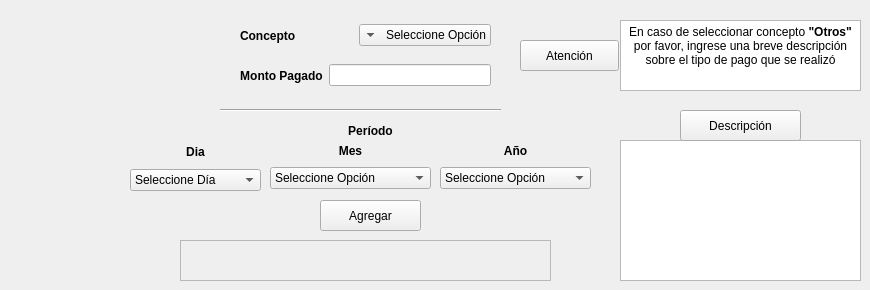
   <widget class="QWidget" name="tab">
    <attribute name="icon">
     <iconset>
      <activeon>:/icons/pix/oxygen/48x48/status/wallet-open.png</activeon>
     </iconset>
    </attribute>
    <attribute name="title">
     <string>Pagos</string>
    </attribute>
    <widget class="QLabel" name="label_3">
     <property name="geometry">
      <rect>
       <x>210</x>
       <y>120</y>
       <width>321</width>
       <height>21</height>
      </rect>
     </property>
     <property name="font">
      <font>
       <weight>75</weight>
       <bold>true</bold>
       <underline>false</underline>
      </font>
     </property>
     <property name="frameShape">
      <enum>QFrame::NoFrame</enum>
     </property>
     <property name="frameShadow">
      <enum>QFrame::Plain</enum>
     </property>
     <property name="text">
      <string>Período</string>
     </property>
     <property name="alignment">
      <set>Qt::AlignCenter</set>
     </property>
    </widget>
    <widget class="QPushButton" name="agregar">
     <property name="geometry">
      <rect>
       <x>320</x>
       <y>200</y>
       <width>101</width>
       <height>31</height>
      </rect>
     </property>
     <property name="text">
      <string>Agregar</string>
     </property>
     <property name="icon">
      <iconset>
       <activeon>:/icons/pix/oxygen/48x48/actions/mail-mark-notjunk.png</activeon>
      </iconset>
     </property>
    </widget>
    <widget class="QWidget" name="layoutWidget">
     <property name="geometry">
      <rect>
       <x>240</x>
       <y>20</y>
       <width>251</width>
       <height>31</height>
      </rect>
     </property>
     <layout class="QHBoxLayout" name="horizontalLayout">
      <item>
       <widget class="QLabel" name="label">
        <property name="font">
         <font>
          <weight>75</weight>
          <bold>true</bold>
          <underline>false</underline>
         </font>
        </property>
        <property name="frameShape">
         <enum>QFrame::NoFrame</enum>
        </property>
        <property name="frameShadow">
         <enum>QFrame::Plain</enum>
        </property>
        <property name="text">
         <string>Concepto</string>
        </property>
        <property name="alignment">
         <set>Qt::AlignLeading|Qt::AlignLeft|Qt::AlignVCenter</set>
        </property>
       </widget>
      </item>
      <item>
       <widget class="QComboBox" name="concepto">
        <property name="layoutDirection">
         <enum>Qt::RightToLeft</enum>
        </property>
        <item>
         <property name="text">
          <string>Seleccione Opción</string>
         </property>
        </item>
        <item>
         <property name="text">
          <string>Agua</string>
         </property>
        </item>
        <item>
         <property name="text">
          <string>Electricidad</string>
         </property>
        </item>
        <item>
         <property name="text">
          <string>Gas</string>
         </property>
        </item>
        <item>
         <property name="text">
          <string>Teléfono</string>
         </property>
        </item>
        <item>
         <property name="text">
          <string>Internet</string>
         </property>
        </item>
        <item>
         <property name="text">
          <string>Pago Proveedor</string>
         </property>
        </item>
        <item>
         <property name="text">
          <string>Otros</string>
         </property>
        </item>
       </widget>
      </item>
     </layout>
    </widget>
    <widget class="QWidget" name="layoutWidget">
     <property name="geometry">
      <rect>
       <x>240</x>
       <y>60</y>
       <width>251</width>
       <height>31</height>
      </rect>
     </property>
     <layout class="QHBoxLayout" name="horizontalLayout_2">
      <item>
       <widget class="QLabel" name="label_2">
        <property name="font">
         <font>
          <weight>75</weight>
          <bold>true</bold>
          <underline>false</underline>
         </font>
        </property>
        <property name="frameShape">
         <enum>QFrame::NoFrame</enum>
        </property>
        <property name="frameShadow">
         <enum>QFrame::Plain</enum>
        </property>
        <property name="text">
         <string>Monto Pagado</string>
        </property>
        <property name="alignment">
         <set>Qt::AlignCenter</set>
        </property>
       </widget>
      </item>
      <item>
       <widget class="QLineEdit" name="montoPagado">
        <property name="alignment">
         <set>Qt::AlignRight|Qt::AlignTrailing|Qt::AlignVCenter</set>
        </property>
       </widget>
      </item>
     </layout>
    </widget>
    <widget class="QWidget" name="layoutWidget">
     <property name="geometry">
      <rect>
       <x>270</x>
       <y>140</y>
       <width>161</width>
       <height>49</height>
      </rect>
     </property>
     <layout class="QVBoxLayout" name="verticalLayout">
      <item>
       <widget class="QLabel" name="label_4">
        <property name="font">
         <font>
          <weight>75</weight>
          <bold>true</bold>
          <underline>false</underline>
         </font>
        </property>
        <property name="layoutDirection">
         <enum>Qt::LeftToRight</enum>
        </property>
        <property name="frameShape">
         <enum>QFrame::NoFrame</enum>
        </property>
        <property name="frameShadow">
         <enum>QFrame::Plain</enum>
        </property>
        <property name="text">
         <string>Mes</string>
        </property>
        <property name="alignment">
         <set>Qt::AlignCenter</set>
        </property>
       </widget>
      </item>
      <item>
       <widget class="QComboBox" name="mes">
        <item>
         <property name="text">
          <string>Seleccione Opción</string>
         </property>
        </item>
        <item>
         <property name="text">
          <string>Enero</string>
         </property>
        </item>
        <item>
         <property name="text">
          <string>Febrero</string>
         </property>
        </item>
        <item>
         <property name="text">
          <string>Marzo</string>
         </property>
        </item>
        <item>
         <property name="text">
          <string>Abril</string>
         </property>
        </item>
        <item>
         <property name="text">
          <string>Mayo</string>
         </property>
        </item>
        <item>
         <property name="text">
          <string>Junio</string>
         </property>
        </item>
        <item>
         <property name="text">
          <string>Julio</string>
         </property>
        </item>
        <item>
         <property name="text">
          <string>Agosto</string>
         </property>
        </item>
        <item>
         <property name="text">
          <string>Septiembre</string>
         </property>
        </item>
        <item>
         <property name="text">
          <string>Octubre</string>
         </property>
        </item>
        <item>
         <property name="text">
          <string>Noviembre</string>
         </property>
        </item>
        <item>
         <property name="text">
          <string>Diciembre</string>
         </property>
        </item>
       </widget>
      </item>
     </layout>
    </widget>
    <widget class="QWidget" name="layoutWidget">
     <property name="geometry">
      <rect>
       <x>440</x>
       <y>140</y>
       <width>151</width>
       <height>49</height>
      </rect>
     </property>
     <layout class="QVBoxLayout" name="verticalLayout_2">
      <item>
       <widget class="QLabel" name="label_5">
        <property name="font">
         <font>
          <weight>75</weight>
          <bold>true</bold>
          <underline>false</underline>
         </font>
        </property>
        <property name="frameShape">
         <enum>QFrame::NoFrame</enum>
        </property>
        <property name="frameShadow">
         <enum>QFrame::Plain</enum>
        </property>
        <property name="text">
         <string>Año</string>
        </property>
        <property name="alignment">
         <set>Qt::AlignCenter</set>
        </property>
       </widget>
      </item>
      <item>
       <widget class="QComboBox" name="anio">
        <item>
         <property name="text">
          <string>Seleccione Opción</string>
         </property>
        </item>
        <item>
         <property name="text">
          <string>2000</string>
         </property>
        </item>
        <item>
         <property name="text">
          <string>2001</string>
         </property>
        </item>
        <item>
         <property name="text">
          <string>2002</string>
         </property>
        </item>
        <item>
         <property name="text">
          <string>2003</string>
         </property>
        </item>
        <item>
         <property name="text">
          <string>2004</string>
         </property>
        </item>
        <item>
         <property name="text">
          <string>2005</string>
         </property>
        </item>
        <item>
         <property name="text">
          <string>2006</string>
         </property>
        </item>
        <item>
         <property name="text">
          <string>2007</string>
         </property>
        </item>
        <item>
         <property name="text">
          <string>2008</string>
         </property>
        </item>
        <item>
         <property name="text">
          <string>2009</string>
         </property>
        </item>
        <item>
         <property name="text">
          <string>2010</string>
         </property>
        </item>
        <item>
         <property name="text">
          <string>2011</string>
         </property>
        </item>
        <item>
         <property name="text">
          <string>2012</string>
         </property>
        </item>
        <item>
         <property name="text">
          <string>2013</string>
         </property>
        </item>
        <item>
         <property name="text">
          <string>2014</string>
         </property>
        </item>
        <item>
         <property name="text">
          <string>2015</string>
         </property>
        </item>
        <item>
         <property name="text">
          <string>2016</string>
         </property>
        </item>
        <item>
         <property name="text">
          <string>2017</string>
         </property>
        </item>
        <item>
         <property name="text">
          <string>2018</string>
         </property>
        </item>
        <item>
         <property name="text">
          <string>2019</string>
         </property>
        </item>
        <item>
         <property name="text">
          <string>2020</string>
         </property>
        </item>
        <item>
         <property name="text">
          <string>2021</string>
         </property>
        </item>
        <item>
         <property name="text">
          <string>2022</string>
         </property>
        </item>
        <item>
         <property name="text">
          <string>2023</string>
         </property>
        </item>
        <item>
         <property name="text">
          <string>2024</string>
         </property>
        </item>
        <item>
         <property name="text">
          <string>2025</string>
         </property>
        </item>
        <item>
         <property name="text">
          <string>2026</string>
         </property>
        </item>
        <item>
         <property name="text">
          <string>2027</string>
         </property>
        </item>
        <item>
         <property name="text">
          <string>2028</string>
         </property>
        </item>
        <item>
         <property name="text">
          <string>2029</string>
         </property>
        </item>
        <item>
         <property name="text">
          <string>2030</string>
         </property>
        </item>
        <item>
         <property name="text">
          <string>2031</string>
         </property>
        </item>
        <item>
         <property name="text">
          <string>2032</string>
         </property>
        </item>
        <item>
         <property name="text">
          <string>2033</string>
         </property>
        </item>
        <item>
         <property name="text">
          <string>2034</string>
         </property>
        </item>
        <item>
         <property name="text">
          <string>2035</string>
         </property>
        </item>
        <item>
         <property name="text">
          <string>2036</string>
         </property>
        </item>
        <item>
         <property name="text">
          <string>2037</string>
         </property>
        </item>
        <item>
         <property name="text">
          <string>2038</string>
         </property>
        </item>
        <item>
         <property name="text">
          <string>2039</string>
         </property>
        </item>
        <item>
         <property name="text">
          <string>2040</string>
         </property>
        </item>
        <item>
         <property name="text">
          <string>2041</string>
         </property>
        </item>
        <item>
         <property name="text">
          <string>2042</string>
         </property>
        </item>
        <item>
         <property name="text">
          <string>2043</string>
         </property>
        </item>
        <item>
         <property name="text">
          <string>2044</string>
         </property>
        </item>
        <item>
         <property name="text">
          <string>2045</string>
         </property>
        </item>
        <item>
         <property name="text">
          <string>2046</string>
         </property>
        </item>
        <item>
         <property name="text">
          <string>2047</string>
         </property>
        </item>
        <item>
         <property name="text">
          <string>2048</string>
         </property>
        </item>
        <item>
         <property name="text">
          <string>2049</string>
         </property>
        </item>
        <item>
         <property name="text">
          <string>2050</string>
         </property>
        </item>
        <item>
         <property name="text">
          <string>2051</string>
         </property>
        </item>
        <item>
         <property name="text">
          <string>2052</string>
         </property>
        </item>
        <item>
         <property name="text">
          <string>2053</string>
         </property>
        </item>
        <item>
         <property name="text">
          <string>2054</string>
         </property>
        </item>
        <item>
         <property name="text">
          <string>2055</string>
         </property>
        </item>
        <item>
         <property name="text">
          <string>2056</string>
         </property>
        </item>
        <item>
         <property name="text">
          <string>2057</string>
         </property>
        </item>
        <item>
         <property name="text">
          <string>2058</string>
         </property>
        </item>
        <item>
         <property name="text">
          <string>2059</string>
         </property>
        </item>
        <item>
         <property name="text">
          <string>2060</string>
         </property>
        </item>
        <item>
         <property name="text">
          <string>2061</string>
         </property>
        </item>
        <item>
         <property name="text">
          <string>2062</string>
         </property>
        </item>
        <item>
         <property name="text">
          <string>2063</string>
         </property>
        </item>
        <item>
         <property name="text">
          <string>2064</string>
         </property>
        </item>
        <item>
         <property name="text">
          <string>2065</string>
         </property>
        </item>
        <item>
         <property name="text">
          <string>2066</string>
         </property>
        </item>
        <item>
         <property name="text">
          <string>2067</string>
         </property>
        </item>
        <item>
         <property name="text">
          <string>2068</string>
         </property>
        </item>
        <item>
         <property name="text">
          <string>2069</string>
         </property>
        </item>
        <item>
         <property name="text">
          <string>2070</string>
         </property>
        </item>
        <item>
         <property name="text">
          <string>2071</string>
         </property>
        </item>
        <item>
         <property name="text">
          <string>2072</string>
         </property>
        </item>
        <item>
         <property name="text">
          <string>2073</string>
         </property>
        </item>
        <item>
         <property name="text">
          <string>2074</string>
         </property>
        </item>
        <item>
         <property name="text">
          <string>2075</string>
         </property>
        </item>
        <item>
         <property name="text">
          <string>2076</string>
         </property>
        </item>
        <item>
         <property name="text">
          <string>2077</string>
         </property>
        </item>
        <item>
         <property name="text">
          <string>2078</string>
         </property>
        </item>
        <item>
         <property name="text">
          <string>2079</string>
         </property>
        </item>
        <item>
         <property name="text">
          <string>2080</string>
         </property>
        </item>
        <item>
         <property name="text">
          <string>2081</string>
         </property>
        </item>
        <item>
         <property name="text">
          <string>2082</string>
         </property>
        </item>
        <item>
         <property name="text">
          <string>2083</string>
         </property>
        </item>
        <item>
         <property name="text">
          <string>2084</string>
         </property>
        </item>
        <item>
         <property name="text">
          <string>2085</string>
         </property>
        </item>
        <item>
         <property name="text">
          <string>2086</string>
         </property>
        </item>
        <item>
         <property name="text">
          <string>2087</string>
         </property>
        </item>
        <item>
         <property name="text">
          <string>2088</string>
         </property>
        </item>
        <item>
         <property name="text">
          <string>2089</string>
         </property>
        </item>
        <item>
         <property name="text">
          <string>2090</string>
         </property>
        </item>
        <item>
         <property name="text">
          <string>2091</string>
         </property>
        </item>
        <item>
         <property name="text">
          <string>2092</string>
         </property>
        </item>
        <item>
         <property name="text">
          <string>2093</string>
         </property>
        </item>
        <item>
         <property name="text">
          <string>2094</string>
         </property>
        </item>
        <item>
         <property name="text">
          <string>2095</string>
         </property>
        </item>
        <item>
         <property name="text">
          <string>2096</string>
         </property>
        </item>
        <item>
         <property name="text">
          <string>2097</string>
         </property>
        </item>
        <item>
         <property name="text">
          <string>2098</string>
         </property>
        </item>
        <item>
         <property name="text">
          <string>2099</string>
         </property>
        </item>
       </widget>
      </item>
     </layout>
    </widget>
    <widget class="Line" name="line_2">
     <property name="geometry">
      <rect>
       <x>220</x>
       <y>100</y>
       <width>281</width>
       <height>20</height>
      </rect>
     </property>
     <property name="orientation">
      <enum>Qt::Horizontal</enum>
     </property>
    </widget>
    <widget class="QLabel" name="mensajePagos">
     <property name="geometry">
      <rect>
       <x>180</x>
       <y>240</y>
       <width>371</width>
       <height>41</height>
      </rect>
     </property>
     <property name="font">
      <font>
       <weight>75</weight>
       <bold>true</bold>
      </font>
     </property>
     <property name="frameShape">
      <enum>QFrame::StyledPanel</enum>
     </property>
     <property name="frameShadow">
      <enum>QFrame::Raised</enum>
     </property>
     <property name="text">
      <string/>
     </property>
     <property name="alignment">
      <set>Qt::AlignCenter</set>
     </property>
    </widget>
    <widget class="QWidget" name="layoutWidget_2">
     <property name="geometry">
      <rect>
       <x>130</x>
       <y>140</y>
       <width>131</width>
       <height>51</height>
      </rect>
     </property>
     <layout class="QVBoxLayout" name="verticalLayout_6">
      <item>
       <widget class="QLabel" name="label_15">
        <property name="font">
         <font>
          <weight>75</weight>
          <bold>true</bold>
         </font>
        </property>
        <property name="text">
         <string>Dia</string>
        </property>
        <property name="alignment">
         <set>Qt::AlignCenter</set>
        </property>
       </widget>
      </item>
      <item>
       <widget class="QComboBox" name="comboBoxDia_2">
        <item>
         <property name="text">
          <string>Seleccione Día</string>
         </property>
        </item>
        <item>
         <property name="text">
          <string>1</string>
         </property>
        </item>
        <item>
         <property name="text">
          <string>2</string>
         </property>
        </item>
        <item>
         <property name="text">
          <string>3</string>
         </property>
        </item>
        <item>
         <property name="text">
          <string>4</string>
         </property>
        </item>
        <item>
         <property name="text">
          <string>5</string>
         </property>
        </item>
        <item>
         <property name="text">
          <string>6</string>
         </property>
        </item>
        <item>
         <property name="text">
          <string>7</string>
         </property>
        </item>
        <item>
         <property name="text">
          <string>8</string>
         </property>
        </item>
        <item>
         <property name="text">
          <string>9</string>
         </property>
        </item>
        <item>
         <property name="text">
          <string>10</string>
         </property>
        </item>
        <item>
         <property name="text">
          <string>11</string>
         </property>
        </item>
        <item>
         <property name="text">
          <string>12</string>
         </property>
        </item>
        <item>
         <property name="text">
          <string>13</string>
         </property>
        </item>
        <item>
         <property name="text">
          <string>14</string>
         </property>
        </item>
        <item>
         <property name="text">
          <string>15</string>
         </property>
        </item>
        <item>
         <property name="text">
          <string>16</string>
         </property>
        </item>
        <item>
         <property name="text">
          <string>17</string>
         </property>
        </item>
        <item>
         <property name="text">
          <string>18</string>
         </property>
        </item>
        <item>
         <property name="text">
          <string>19</string>
         </property>
        </item>
        <item>
         <property name="text">
          <string>20</string>
         </property>
        </item>
        <item>
         <property name="text">
          <string>21</string>
         </property>
        </item>
        <item>
         <property name="text">
          <string>22</string>
         </property>
        </item>
        <item>
         <property name="text">
          <string>23</string>
         </property>
        </item>
        <item>
         <property name="text">
          <string>24</string>
         </property>
        </item>
        <item>
         <property name="text">
          <string>25</string>
         </property>
        </item>
        <item>
         <property name="text">
          <string>26</string>
         </property>
        </item>
        <item>
         <property name="text">
          <string>27</string>
         </property>
        </item>
        <item>
         <property name="text">
          <string>28</string>
         </property>
        </item>
        <item>
         <property name="text">
          <string>29</string>
         </property>
        </item>
        <item>
         <property name="text">
          <string>30</string>
         </property>
        </item>
        <item>
         <property name="text">
          <string>31</string>
         </property>
        </item>
       </widget>
      </item>
     </layout>
    </widget>
    <widget class="QPlainTextEdit" name="observacion">
     <property name="geometry">
      <rect>
       <x>620</x>
       <y>140</y>
       <width>241</width>
       <height>141</height>
      </rect>
     </property>
    </widget>
    <widget class="QTextEdit" name="textEdit">
     <property name="geometry">
      <rect>
       <x>620</x>
       <y>20</y>
       <width>241</width>
       <height>71</height>
      </rect>
     </property>
     <property name="html">
      <string>&lt;!DOCTYPE HTML PUBLIC &quot;-//W3C//DTD HTML 4.0//EN&quot; &quot;http://www.w3.org/TR/REC-html40/strict.dtd&quot;&gt;
&lt;html&gt;&lt;head&gt;&lt;meta name=&quot;qrichtext&quot; content=&quot;1&quot; /&gt;&lt;style type=&quot;text/css&quot;&gt;
p, li { white-space: pre-wrap; }
&lt;/style&gt;&lt;/head&gt;&lt;body style=&quot; font-family:'Sans Serif'; font-size:9pt; font-weight:400; font-style:normal;&quot;&gt;
&lt;p align=&quot;center&quot; style=&quot; margin-top:0px; margin-bottom:0px; margin-left:0px; margin-right:0px; -qt-block-indent:0; text-indent:0px;&quot;&gt;En caso de seleccionar concepto &lt;span style=&quot; font-weight:600;&quot;&gt;&amp;quot;Otros&amp;quot;&lt;/span&gt; por favor, ingrese una breve descripción sobre el tipo de pago que se realizó&lt;/p&gt;&lt;/body&gt;&lt;/html&gt;</string>
     </property>
    </widget>
    <widget class="QPushButton" name="pushButton_3">
     <property name="geometry">
      <rect>
       <x>520</x>
       <y>40</y>
       <width>99</width>
       <height>31</height>
      </rect>
     </property>
     <property name="text">
      <string>Atención</string>
     </property>
     <property name="icon">
      <iconset>
       <activeon>:/icons/pix/oxygen/48x48/status/security-medium.png</activeon>
      </iconset>
     </property>
     <property name="iconSize">
      <size>
       <width>22</width>
       <height>22</height>
      </size>
     </property>
    </widget>
    <widget class="QPushButton" name="pushButton_4">
     <property name="geometry">
      <rect>
       <x>680</x>
       <y>110</y>
       <width>121</width>
       <height>31</height>
      </rect>
     </property>
     <property name="text">
      <string>Descripción</string>
     </property>
     <property name="icon">
      <iconset>
       <activeon>:/icons/pix/oxygen/48x48/apps/klipper.png</activeon>
      </iconset>
     </property>
     <property name="iconSize">
      <size>
       <width>22</width>
       <height>22</height>
      </size>
     </property>
    </widget>
   </widget>
